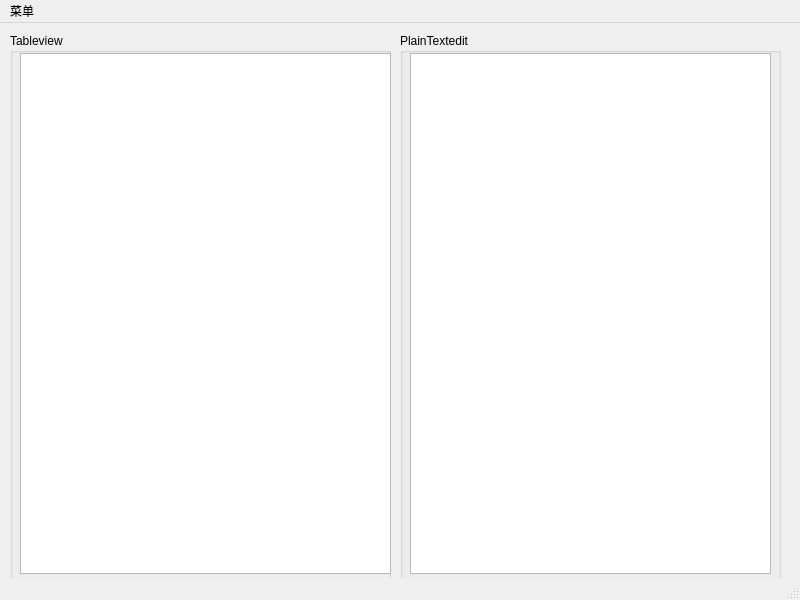
<?xml version="1.0" encoding="UTF-8"?>
<ui version="4.0">
 <class>MainWindow</class>
 <widget class="QMainWindow" name="MainWindow">
  <property name="geometry">
   <rect>
    <x>0</x>
    <y>0</y>
    <width>800</width>
    <height>600</height>
   </rect>
  </property>
  <property name="windowTitle">
   <string>MainWindow</string>
  </property>
  <widget class="QWidget" name="centralwidget">
   <widget class="QGroupBox" name="groupBox">
    <property name="geometry">
     <rect>
      <x>10</x>
      <y>10</y>
      <width>381</width>
      <height>551</height>
     </rect>
    </property>
    <property name="title">
     <string>Tableview</string>
    </property>
    <widget class="QTableView" name="tableView">
     <property name="geometry">
      <rect>
       <x>10</x>
       <y>20</y>
       <width>371</width>
       <height>521</height>
      </rect>
     </property>
    </widget>
   </widget>
   <widget class="QGroupBox" name="groupBox_2">
    <property name="geometry">
     <rect>
      <x>400</x>
      <y>10</y>
      <width>381</width>
      <height>551</height>
     </rect>
    </property>
    <property name="title">
     <string>PlainTextedit</string>
    </property>
    <widget class="QPlainTextEdit" name="plainTextEdit">
     <property name="geometry">
      <rect>
       <x>10</x>
       <y>20</y>
       <width>361</width>
       <height>521</height>
      </rect>
     </property>
    </widget>
   </widget>
  </widget>
  <widget class="QMenuBar" name="menubar">
   <property name="geometry">
    <rect>
     <x>0</x>
     <y>0</y>
     <width>800</width>
     <height>25</height>
    </rect>
   </property>
   <widget class="QMenu" name="menu">
    <property name="title">
     <string>菜单</string>
    </property>
    <addaction name="actiondata_show"/>
    <addaction name="actionopen_file"/>
    <addaction name="actionexit"/>
    <addaction name="actional_center"/>
    <addaction name="actionfont_bold"/>
    <addaction name="actionappenditem"/>
    <addaction name="actiondelect_item"/>
   </widget>
   <addaction name="menu"/>
  </widget>
  <widget class="QStatusBar" name="statusbar"/>
  <action name="actionexit">
   <property name="text">
    <string>exit</string>
   </property>
   <property name="menuRole">
    <enum>QAction::NoRole</enum>
   </property>
  </action>
  <action name="actional_center">
   <property name="text">
    <string>al_center</string>
   </property>
   <property name="menuRole">
    <enum>QAction::NoRole</enum>
   </property>
  </action>
  <action name="actionfont_bold">
   <property name="text">
    <string>font_bold</string>
   </property>
   <property name="menuRole">
    <enum>QAction::NoRole</enum>
   </property>
  </action>
  <action name="actionopen_file">
   <property name="text">
    <string>open_file</string>
   </property>
   <property name="menuRole">
    <enum>QAction::NoRole</enum>
   </property>
  </action>
  <action name="actiondata_show">
   <property name="text">
    <string>data_show</string>
   </property>
   <property name="menuRole">
    <enum>QAction::NoRole</enum>
   </property>
  </action>
  <action name="actionappenditem">
   <property name="text">
    <string>appenditem</string>
   </property>
   <property name="menuRole">
    <enum>QAction::NoRole</enum>
   </property>
  </action>
  <action name="actiondelect_item">
   <property name="text">
    <string>delect_item</string>
   </property>
   <property name="menuRole">
    <enum>QAction::NoRole</enum>
   </property>
  </action>
 </widget>
 <resources/>
 <connections>
  <connection>
   <sender>actionexit</sender>
   <signal>triggered()</signal>
   <receiver>MainWindow</receiver>
   <slot>close()</slot>
   <hints>
    <hint type="sourcelabel">
     <x>-1</x>
     <y>-1</y>
    </hint>
    <hint type="destinationlabel">
     <x>399</x>
     <y>299</y>
    </hint>
   </hints>
  </connection>
 </connections>
</ui>
